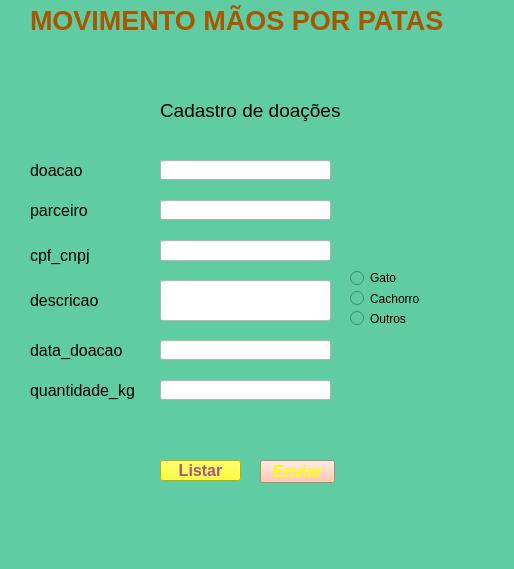
<?xml version="1.0" encoding="UTF-8"?>
<ui version="4.0">
 <class>MainWindow</class>
 <widget class="QMainWindow" name="MainWindow">
  <property name="geometry">
   <rect>
    <x>0</x>
    <y>0</y>
    <width>514</width>
    <height>569</height>
   </rect>
  </property>
  <property name="windowTitle">
   <string>MainWindow</string>
  </property>
  <property name="styleSheet">
   <string notr="true">background-color: rgb(95, 204, 164);</string>
  </property>
  <widget class="QWidget" name="centralwidget">
   <widget class="QLabel" name="label">
    <property name="geometry">
     <rect>
      <x>160</x>
      <y>100</y>
      <width>181</width>
      <height>21</height>
     </rect>
    </property>
    <property name="font">
     <font>
      <pointsize>14</pointsize>
     </font>
    </property>
    <property name="text">
     <string>Cadastro de doações</string>
    </property>
   </widget>
   <widget class="QLabel" name="label_2">
    <property name="geometry">
     <rect>
      <x>30</x>
      <y>0</y>
      <width>441</width>
      <height>41</height>
     </rect>
    </property>
    <property name="font">
     <font>
      <pointsize>20</pointsize>
      <weight>75</weight>
      <bold>true</bold>
     </font>
    </property>
    <property name="styleSheet">
     <string notr="true">selection-color: rgb(170, 170, 127);
color: rgb(170, 85, 0);</string>
    </property>
    <property name="text">
     <string>MOVIMENTO MÃOS POR PATAS</string>
    </property>
   </widget>
   <widget class="QLabel" name="label_3">
    <property name="geometry">
     <rect>
      <x>30</x>
      <y>200</y>
      <width>61</width>
      <height>21</height>
     </rect>
    </property>
    <property name="font">
     <font>
      <pointsize>12</pointsize>
     </font>
    </property>
    <property name="text">
     <string>parceiro</string>
    </property>
   </widget>
   <widget class="QLabel" name="label_4">
    <property name="geometry">
     <rect>
      <x>30</x>
      <y>290</y>
      <width>71</width>
      <height>21</height>
     </rect>
    </property>
    <property name="font">
     <font>
      <pointsize>12</pointsize>
     </font>
    </property>
    <property name="text">
     <string>descricao</string>
    </property>
   </widget>
   <widget class="QLabel" name="label_5">
    <property name="geometry">
     <rect>
      <x>30</x>
      <y>340</y>
      <width>121</width>
      <height>21</height>
     </rect>
    </property>
    <property name="font">
     <font>
      <pointsize>12</pointsize>
     </font>
    </property>
    <property name="text">
     <string>data_doacao</string>
    </property>
   </widget>
   <widget class="QLabel" name="label_6">
    <property name="geometry">
     <rect>
      <x>30</x>
      <y>160</y>
      <width>81</width>
      <height>21</height>
     </rect>
    </property>
    <property name="font">
     <font>
      <pointsize>12</pointsize>
     </font>
    </property>
    <property name="text">
     <string>doacao</string>
    </property>
   </widget>
   <widget class="QLabel" name="label_7">
    <property name="geometry">
     <rect>
      <x>30</x>
      <y>380</y>
      <width>111</width>
      <height>21</height>
     </rect>
    </property>
    <property name="font">
     <font>
      <pointsize>12</pointsize>
     </font>
    </property>
    <property name="text">
     <string>quantidade_kg</string>
    </property>
   </widget>
   <widget class="QLineEdit" name="lineEdit">
    <property name="geometry">
     <rect>
      <x>160</x>
      <y>160</y>
      <width>171</width>
      <height>20</height>
     </rect>
    </property>
    <property name="styleSheet">
     <string notr="true">background-color: rgb(255, 255, 255);</string>
    </property>
   </widget>
   <widget class="QLineEdit" name="lineEdit_2">
    <property name="geometry">
     <rect>
      <x>160</x>
      <y>200</y>
      <width>171</width>
      <height>20</height>
     </rect>
    </property>
    <property name="styleSheet">
     <string notr="true">background-color: rgb(255, 255, 255);</string>
    </property>
   </widget>
   <widget class="QLineEdit" name="lineEdit_3">
    <property name="geometry">
     <rect>
      <x>160</x>
      <y>240</y>
      <width>171</width>
      <height>21</height>
     </rect>
    </property>
    <property name="styleSheet">
     <string notr="true">background-color: rgb(255, 255, 255);</string>
    </property>
   </widget>
   <widget class="QLineEdit" name="lineEdit_4">
    <property name="geometry">
     <rect>
      <x>160</x>
      <y>280</y>
      <width>171</width>
      <height>41</height>
     </rect>
    </property>
    <property name="styleSheet">
     <string notr="true">background-color: rgb(255, 255, 255);</string>
    </property>
   </widget>
   <widget class="QLineEdit" name="lineEdit_5">
    <property name="geometry">
     <rect>
      <x>160</x>
      <y>340</y>
      <width>171</width>
      <height>20</height>
     </rect>
    </property>
    <property name="styleSheet">
     <string notr="true">background-color: rgb(255, 255, 255);</string>
    </property>
   </widget>
   <widget class="QRadioButton" name="radioButton">
    <property name="geometry">
     <rect>
      <x>350</x>
      <y>270</y>
      <width>61</width>
      <height>16</height>
     </rect>
    </property>
    <property name="styleSheet">
     <string notr="true">background-color: rgb(95, 204, 164);</string>
    </property>
    <property name="text">
     <string>Gato</string>
    </property>
   </widget>
   <widget class="QRadioButton" name="radioButton_2">
    <property name="geometry">
     <rect>
      <x>350</x>
      <y>290</y>
      <width>82</width>
      <height>17</height>
     </rect>
    </property>
    <property name="text">
     <string>Cachorro</string>
    </property>
   </widget>
   <widget class="QRadioButton" name="radioButton_3">
    <property name="geometry">
     <rect>
      <x>350</x>
      <y>310</y>
      <width>82</width>
      <height>17</height>
     </rect>
    </property>
    <property name="text">
     <string>Outros</string>
    </property>
   </widget>
   <widget class="QLabel" name="label_8">
    <property name="geometry">
     <rect>
      <x>30</x>
      <y>240</y>
      <width>81</width>
      <height>31</height>
     </rect>
    </property>
    <property name="font">
     <font>
      <pointsize>12</pointsize>
      <weight>50</weight>
      <italic>false</italic>
      <bold>false</bold>
     </font>
    </property>
    <property name="text">
     <string>cpf_cnpj</string>
    </property>
   </widget>
   <widget class="QLineEdit" name="lineEdit_6">
    <property name="geometry">
     <rect>
      <x>160</x>
      <y>380</y>
      <width>171</width>
      <height>20</height>
     </rect>
    </property>
    <property name="styleSheet">
     <string notr="true">background-color: rgb(255, 255, 255);</string>
    </property>
   </widget>
   <widget class="QPushButton" name="pushButton">
    <property name="geometry">
     <rect>
      <x>260</x>
      <y>460</y>
      <width>75</width>
      <height>23</height>
     </rect>
    </property>
    <property name="font">
     <font>
      <pointsize>12</pointsize>
      <weight>75</weight>
      <italic>false</italic>
      <bold>true</bold>
     </font>
    </property>
    <property name="styleSheet">
     <string notr="true">background-color: rgb(255, 187, 155);
color: rgb(255, 255, 255);

color: rgb(255, 255, 0);</string>
    </property>
    <property name="text">
     <string>Enviar</string>
    </property>
   </widget>
   <widget class="QPushButton" name="pushButton_2">
    <property name="geometry">
     <rect>
      <x>160</x>
      <y>460</y>
      <width>81</width>
      <height>21</height>
     </rect>
    </property>
    <property name="font">
     <font>
      <pointsize>12</pointsize>
      <weight>75</weight>
      <bold>true</bold>
     </font>
    </property>
    <property name="styleSheet">
     <string notr="true">color: rgb(255, 170, 127);
color: rgb(170, 85, 127);
background-color: rgb(255, 255, 0);</string>
    </property>
    <property name="text">
     <string>Listar</string>
    </property>
   </widget>
  </widget>
  <widget class="QMenuBar" name="menubar">
   <property name="geometry">
    <rect>
     <x>0</x>
     <y>0</y>
     <width>514</width>
     <height>21</height>
    </rect>
   </property>
  </widget>
  <widget class="QStatusBar" name="statusbar"/>
 </widget>
 <resources/>
 <connections/>
</ui>
